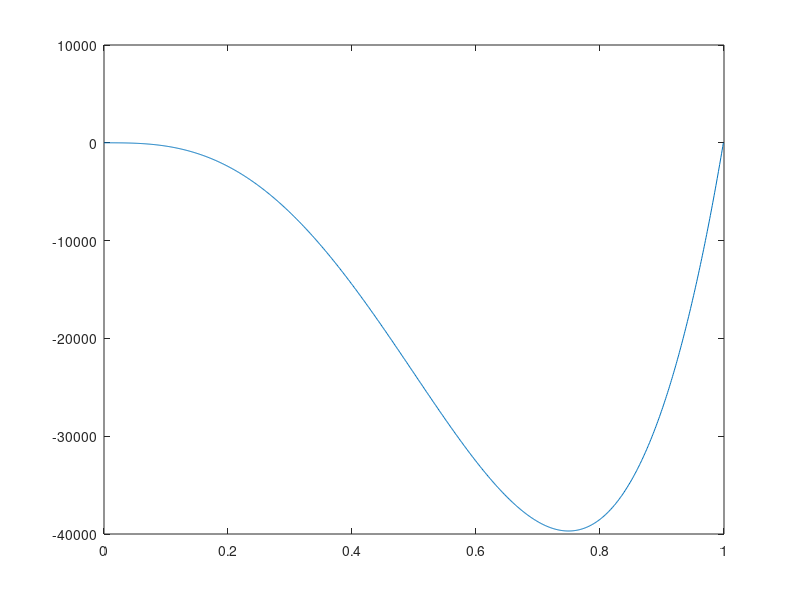

Here is the MATLAB script that generated this plot:
lambda = 2;
%From "advanced in prospect theory cumulative representation of uncertainty"


N = 5000;
%n_target = N/3*2; %data amount utility is 2/3 at this number
n_target = 600; %data amount utility is 2/3 at this number

k = 0.989;
%g = 0.271;
l=(3*k-1)/n_target;

n = 1000;
u = 0.65;



c =1;

%theta = 0.05;

Wm = 0.5;
Wl = 0.5;

W_max = Wm+Wl;

beta1 = 1; 
M = c * lambda /n*power(1/n,beta1);
temp = 0; 
for i = 1:n
    temp = temp + power(i,beta1);
end
 
M = M*temp;

endpoint = W_max/M

%C = k*N/2/l/power(log(theta),2);
C = k*N/4/l;
B = M/W_max;
i = 1;
%{
epsilon_max = 0:0.001:0.04;
deri1 = zeros(1,length(epsilon_max));
deri2 = zeros(1,length(epsilon_max));

for i = 1:length(epsilon_max)
    deri1(i) = 1 - B*C*beta1*epsilon_max(i)^(beta1 + 2) - B*epsilon_max(i)^beta1 + C*B*B*beta1*epsilon_max(i)^(2*beta1 + 2) - beta1*B*epsilon_max(i)^beta1;
    deri2(i) = 2*log(theta)*log(theta)/epsilon_max(i)^3/power(1-B*epsilon_max(i),3)/N^2;
end

figure(1)
plot(epsilon_max,deri2);

X = power(36*B^4*C+9*B^2*C^2+sqrt(3)*sqrt(432*B^8*C^2+184*B^6*C^3+27*B^4*C^4),1/3);
Y = 2^(1/3) * 3^(2/3) * B^2 * C;
Z = 2 * (2/3)^(1/3);  

s1 = sqrt(1/4/B/B + Z/X + X/Y);
s2 = sqrt(1/2/B/B - Z/X - X/Y-(1/B^3+16/B/C)/4/s1); 
s3 = sqrt(1/2/B/B - Z/X - X/Y+(1/B^3+16/B/C)/4/s1); 

solu1 = 1/4/B-0.5*s1-0.5*s2
solu2 = 1/4/B-0.5*s1+0.5*s2
solu3 = 1/4/B+0.5*s1-0.5*s3
solu4 = 1/4/B+0.5*s1+0.5*s3

opt_eps_max_appro = [opt_eps_max_appro solu3];

figure(2)
x = 0:0.001:0.05;
y = 1 - B*C*x.^3 - B*x + C*B^2*x.^4 - B*x;
plot(x,y)

1 - B*C*solu1^3 - B*solu1 + C*B^2*solu1^4 - B*solu1
1 - B*C*solu2^3 - B*solu2 + C*B^2*solu2^4 - B*solu2
1 - B*C*solu3^3 - B*solu3 + C*B^2*solu3^4 - B*solu3
1 - B*C*solu4^3 - B*solu4 + C*B^2*solu4^4 - B*solu4
%}



A1 = (-Wm-Wl)^2/4/M/M;
A2 = 4*2^(1/3)*Wl*(Wl + Wm);
A3 = power((432*C*M^4*Wl^2 + 54*C^2*M^2*Wl*(Wl + Wm)^3 +  sqrt(-6912*C^3*M^6*Wl^3*(Wl + Wm)^3 + (432*C*M^4*Wl^2+54*C^2*M^2*Wl*(Wl + Wm)^3)^2)),1/3);
A4 = 3*2^(1/3)*C*M^2;
A5 = (32*Wl)/(C*M) - (-Wm - Wl)^3/(M^3);

r1 = sqrt(A1+A2/A3+A3/A4);
r2 = sqrt(2*A1-A2/A3-A3/A4-A5/4/r1);
r3 = sqrt(2*A1-A2/A3-A3/A4+A5/4/r1);

solu1 = -(-Wm - Wl)/(4*M)-0.5*r1-0.5*r2;
solu2 = -(-Wm - Wl)/(4*M)-0.5*r1+0.5*r2;
solu3 = -(-Wm - Wl)/(4*M)+0.5*r1-0.5*r3
solu4 = -(-Wm - Wl)/(4*M)+0.5*r1+0.5*r3

(1/2+Wm/2/Wl-M*solu1/2/Wl)*(1-C*M*solu1^3/2/Wl)-M*solu1/2/Wl;
(1/2+Wm/2/Wl-M*solu2/2/Wl)*(1-C*M*solu2^3/2/Wl)-M*solu2/2/Wl;
(1/2+Wm/2/Wl-M*solu3/2/Wl)*(1-C*M*solu3^3/2/Wl)-M*solu3/2/Wl
(1/2+Wm/2/Wl-M*solu4/2/Wl)*(1-C*M*solu4^3/2/Wl)-M*solu4/2/Wl

x = 0:0.001:endpoint;

y = (1/2+Wm/2/Wl-M.*x/2/Wl).*(1-C*M.*x.^3/2/Wl)-M*x/2/Wl;
plot(x,y)
%opt_eps_max_appro = [opt_eps_max_appro solu3];




